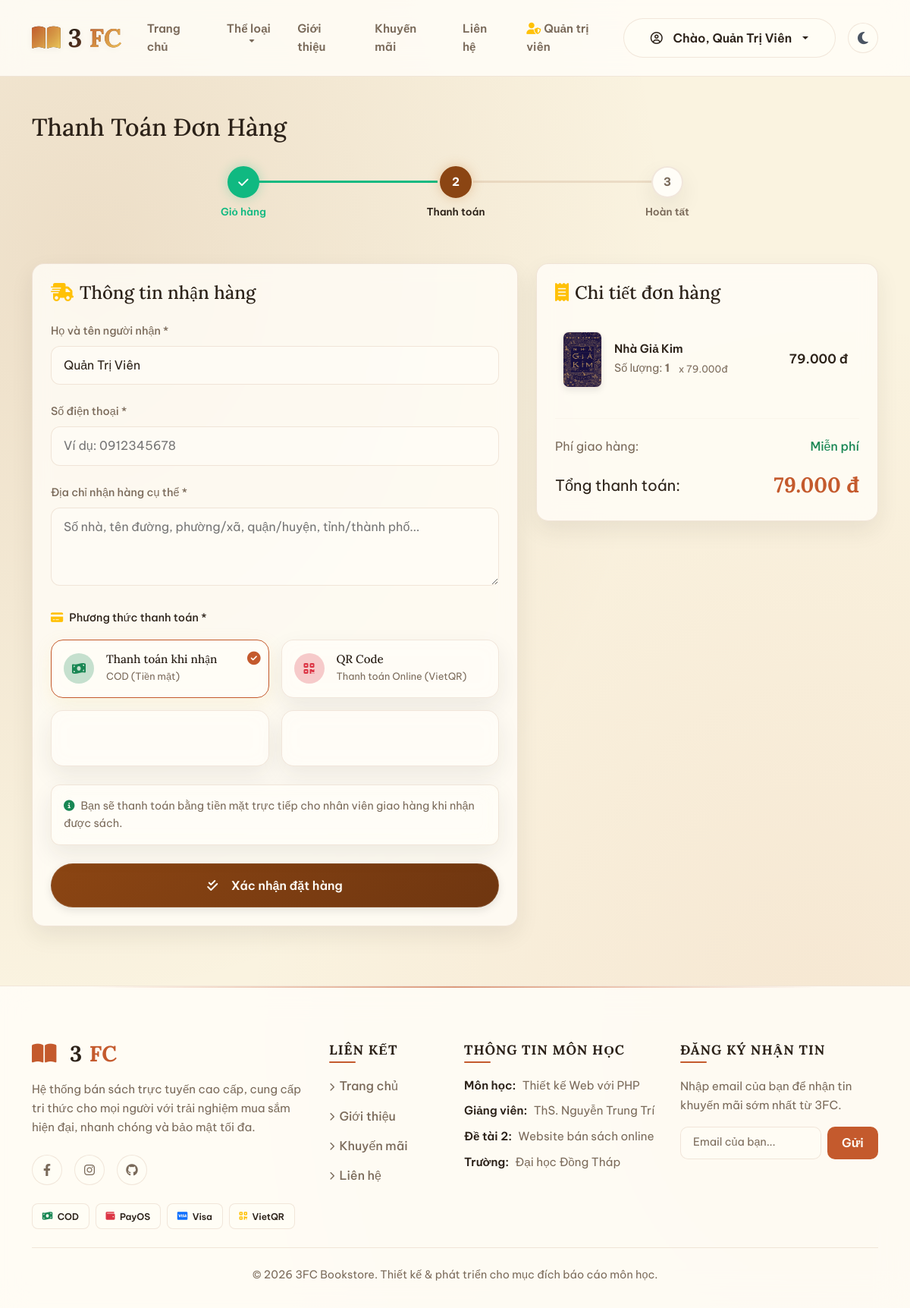
The app's page /checkout.php?buy_now=2 (signed in) with its own data.
### tables this page shows
CREATE TABLE `books` (
  `id` int(11) NOT NULL,
  `title` varchar(255) NOT NULL,
  `author` varchar(150) NOT NULL,
  `category_id` int(11) NOT NULL,
  `price` decimal(10,2) NOT NULL,
  `image` varchar(255) DEFAULT NULL,
  `description` text DEFAULT NULL,
  `featured` tinyint(1) DEFAULT 0,
  `quantity` int(11) DEFAULT 10
);

### includes/db_helper.php (called while the page is built, shortened)
<?php
function env_bool(string $key, bool $default = false): bool {
    $value = getenv($key);
    if ($value === false || $value === '') {
        return $default;
    }
    return in_array(strtolower(trim($value)), ['1', 'true', 'yes', 'on'], true);
}
function env_string(string $key, string $default = ''): string {
    $value = getenv($key);
    return $value !== false && $value !== '' ? trim($value) : $default;
}
function get_enabled_payment_methods(): array {
    $methods = [];
    if (env_bool('PAYMENT_METHOD_COD_ENABLED', true)) {
        $methods[] = 'COD';
    }
    if (env_bool('PAYMENT_METHOD_PAYOS_ENABLED', true)) {
        $methods[] = 'PayOS';
    }
    if (env_bool('PAYMENT_METHOD_CARD_ENABLED', true)) {
        $methods[] = 'Thẻ tín dụng';
    }
    if (env_bool('PAYMENT_METHOD_QR_ENABLED', true)) {
        $methods[] = 'QR';
    }
    return !empty($methods) ? $methods : ['COD'];
}
function get_default_payment_method(): string {
    $default = env_string('DEFAULT_PAYMENT_METHOD', 'COD');
    $enabled = get_enabled_payment_methods();
    return in_array($default, $enabled, true) ? $default : ($enabled[0] ?? 'COD');
}
class DatabaseConnection implements DatabaseConnectionInterface {
    private ?PDO $pdo = null;
    public function getConnection(): PDO {
        if ($this->pdo === null) {
            try {
                $this->pdo = new PDO("mysql:host=" . DB_HOST . ";dbname=" . DB_NAME . ";charset=utf8mb4", DB_USER, DB_PASS);
                $this->pdo->setAttribute(PDO::ATTR_ERRMODE, PDO::ERRMODE_EXCEPTION);
            } catch (PDOException $e) {
                die("Kết nối CSDL MySQL thất bại: " . $e->getMessage());
            }
        }
        return $this->pdo;
    }
}
$dbConnectionManager = new DatabaseConnection();
class BookRepository {
    private PDO $db;
    public function __construct(DatabaseConnectionInterface $connectionManager) {
        $this->db = $connectionManager->getConnection();
    }
    public function getBookById(int $id): ?array {
        try {
            $stmt = $this->db->prepare("SELECT b.*, c.name AS category FROM books b LEFT JOIN categories c ON b.category_id = c.id WHERE b.id = :id");
            $stmt->execute(['id' => $id]);
            return $stmt->fetch(PDO::FETCH_ASSOC) ?: null;
        } catch (PDOException $e) {
            return null;
        }
    }
}
$bookRepo = new BookRepository($dbConnectionManager);
function get_book_by_id($id) {
    global $bookRepo;
    return $bookRepo->getBookById((int)$id);
}
?>

### public/checkout.php (the view, shortened to what this page needs)
<?php
require_once __DIR__ . '/../includes/db_helper.php';
$buy_now_id = 0;
if (isset($_GET['buy_now'])) {
    $buy_now_id = (int)$_GET['buy_now'];
} elseif (isset($_POST['buy_now_id'])) {
    $buy_now_id = (int)$_POST['buy_now_id'];
}
$is_buy_now = ($buy_now_id > 0);
if (!isset($success)) {
    $success = false;
}
$cart_items = [];
$total_price = 0;
if ($is_buy_now) {
    $book = get_book_by_id($buy_now_id);
    if ($book) {
        $cart_items[] = [
            'book_id' => $book['id'],
            'title' => $book['title'],
            'price' => $book['price'],
            'quantity' => 1,
            'image' => $book['image']
        ];
        $total_price = $book['price'];
    } else {
        header("Location: index.php");
        exit;
    }
}
$payment_method_meta = [
    'COD' => [
        'label' => 'Thanh toán khi nhận',
        'subtitle' => 'COD (Tiền mặt)',
        'icon' => 'fa-money-bill-wave',
        'icon_class' => 'success',
    ],
    'PayOS' => [
        'label' => 'QR Code',
        'subtitle' => 'Thanh toán Online (VietQR)',
        'icon' => 'fa-qrcode',
        'icon_class' => 'danger',
    ],
];
$enabled_payment_methods = get_enabled_payment_methods();
$default_payment_method = get_default_payment_method();
$selected_payment_method = $_POST['payment_method'] ?? $default_payment_method;
require_once __DIR__ . '/../includes/header.php';
?>
<div class="container my-5">
    <h2 class="section-title mb-4">Thanh Toán Đơn Hàng</h2>
    <?php if ($success): ?>
        <div class="steps-indicator">
            <div class="step-node completed">
                <div class="step-circle"><i class="fas fa-check"></i></div>
                <div class="step-label">Giỏ hàng</div>
            </div>
            <div class="step-line completed"></div>
            <div class="step-node completed">
                <div class="step-circle"><i class="fas fa-check"></i></div>
                <div class="step-label">Thanh toán</div>
            </div>
            <div class="step-line completed"></div>
            <div class="step-node active completed">
                <div class="step-circle"><i class="fas fa-check"></i></div>
                <div class="step-label">Hoàn tất</div>
            </div>
        </div>
        <div class="glass-panel text-center p-5 max-width-600 mx-auto">
            <i class="fas fa-heart text-warning fa-4x mb-3"></i>
            <h2 class="text-white mb-3" style="font-family: var(--font-heading);">Đặt Hàng Thành Công!</h2>
            <p class="text-muted fs-5">Cảm ơn bạn đã mua hàng tại <strong>3FC</strong>. Đơn hàng của bạn đã được thanh toán và đang được chuẩn bị vận chuyển.</p>
            <div class="mt-4">
                <a href="index.php" class="btn btn-primary-custom"><i class="fas fa-shopping-basket me-2"></i>Tiếp tục mua sắm</a>
            </div>
        </div>
    <?php else: ?>
        <div class="steps-indicator">
            <div class="step-node completed">
                <div class="step-circle"><i class="fas fa-check"></i></div>
                <div class="step-label">Giỏ hàng</div>
            </div>
            <div class="step-line completed"></div>
            <div class="step-node active">
                <div class="step-circle">2</div>
                <div class="step-label">Thanh toán</div>
            </div>
            <div class="step-line"></div>
            <div class="step-node">
                <div class="step-circle">3</div>
                <div class="step-label">Hoàn tất</div>
            </div>
        </div>
        <div class="row">
            <div class="col-lg-7 mb-4 mb-lg-0">
                <div class="glass-panel p-4">
                    <h4 class="text-white mb-4" style="font-family: var(--font-heading);"><i class="fas fa-shipping-fast text-warning me-2"></i>Thông tin nhận hàng</h4>
                    <form action="checkout.php<?php echo $is_buy_now ? '?buy_now=' . $buy_now_id : ''; ?>" method="POST" id="checkout-form">
                        <div class="form-group-custom">
                            <label for="fullname">Họ và tên người nhận *</label>
                            <input type="text" id="fullname" name="fullname" class="form-control-custom"
                                   value="<?php echo htmlspecialchars($fullname ?? $_SESSION['user_name'] ?? ''); ?>" required>
                        </div>
                        <div class="form-group-custom">
                            <label for="phone">Số điện thoại *</label>
                            <input type="text" id="phone" name="phone" class="form-control-custom"
                                   placeholder="Ví dụ: 0912345678" value="<?php echo htmlspecialchars($phone ?? ''); ?>" required>
                        </div>
                        <div class="form-group-custom">
                            <label for="address">Địa chỉ nhận hàng cụ thể *</label>
                            <textarea id="address" name="address" class="form-control-custom" rows="3"
                                      placeholder="Số nhà, tên đường, phường/xã, quận/huyện, tỉnh/thành phố..." required><?php echo htmlspecialchars($address ?? ''); ?></textarea>
                        </div>
                        <div class="form-group-custom mt-4">
                            <label class="mb-3 d-block text-white" style="font-weight: 500;"><i class="fas fa-credit-card text-warning me-2"></i>Phương thức thanh toán *</label>
                            <div class="row g-3" id="payment-methods-container">
                                <?php foreach ($enabled_payment_methods as $method): ?>
                                    <?php $meta = $payment_method_meta[$method]; ?>
                                    <div class="col-sm-6">
                                        <div class="payment-method-card glass-panel p-3 d-flex align-items-center gap-3 cursor-pointer <?php echo $selected_payment_method === $method ? 'active' : ''; ?>" data-value="<?php echo htmlspecialchars($method); ?>">
                                            <div class="payment-icon bg-<?php echo $meta['icon_class']; ?> bg-opacity-25 rounded-circle p-2 text-<?php echo $meta['icon_class']; ?>" style="width: 40px; height: 40px; display: flex; align-items: center; justify-content: center;">
                                                <i class="fas <?php echo $meta['icon']; ?>"></i>
                                            </div>
                                            <div>
                                                <h6 class="text-white mb-0" style="font-size: 0.95rem;"><?php echo htmlspecialchars($meta['label']); ?></h6>
                                                <small class="text-muted" style="font-size: 0.8rem;"><?php echo htmlspecialchars($meta['subtitle']); ?></small>
                                            </div>
                                        </div>
                                    </div>
                                <?php endforeach; ?>
                            </div>
                        </div>
                        <?php if (in_array('COD', $enabled_payment_methods, true)): ?>
                            <div id="payment-details-COD" class="payment-details-panel glass-panel p-3 mt-3 <?php echo $selected_payment_method === 'COD' ? '' : 'd-none'; ?>">
                                <p class="text-muted mb-0" style="font-size: 0.9rem;"><i class="fas fa-info-circle text-success me-2"></i>Bạn sẽ thanh toán bằng tiền mặt trực tiếp cho nhân viên giao hàng khi nhận được sách.</p>
                            </div>
                        <?php endif; ?>
                        <button type="submit" class="btn btn-primary-custom w-100 py-3 mt-4" id="btn-submit-order">
                            <i class="fas fa-check-double me-2"></i> Xác nhận đặt hàng
                        </button>
                    </form>
                </div>
            </div>
            <div class="col-lg-5">
                <div class="glass-panel p-4">
                    <h4 class="text-white mb-4" style="font-family: var(--font-heading);"><i class="fas fa-receipt text-warning me-2"></i>Chi tiết đơn hàng</h4>
                    <div class="checkout-items mb-4" style="max-height: 380px; overflow-y: auto; padding-right: 5px;">
                        <?php foreach ($cart_items as $item): ?>
                            <div class="d-flex align-items-center mb-3 pb-3 border-bottom cart-item-row" data-book-id="<?php echo $item['book_id']; ?>" style="border-color: var(--glass-border) !important;">
                                <div class="checkout-item-img-wrapper me-3">
                                    <img src="<?php echo htmlspecialchars(!empty($item['image']) ? ((strpos($item['image'], 'http') === 0 || strpos($item['image'], 'uploads/') === 0) ? $item['image'] : 'uploads/' . $item['image']) : 'https://images.unsplash.com/photo-1543002588-bfa74002ed7e?q=80&w=500'); ?>" class="checkout-book-img" alt="<?php echo htmlspecialchars($item['title']); ?>">
                                </div>
                                <div class="flex-grow-1" style="max-width: 55%;">
                                    <h6 class="text-white mb-1 checkout-item-title"><?php echo htmlspecialchars($item['title']); ?></h6>
                                    <div class="d-flex align-items-center gap-2 mt-1">
                                        <?php if ($is_buy_now): ?>
                                            <span class="text-muted" style="font-size: 0.9rem;">Số lượng: <strong>1</strong></span>
                                            <small class="text-muted ms-1" style="font-size: 0.8rem;">x <?php echo number_format($item['price'], 0, ',', '.'); ?>đ</small>
                                        <?php endif; ?>
                                    </div>
                                </div>
                                <span class="text-white item-total-display ms-auto" style="font-weight: 600; font-size: 1.05rem;"><?php echo number_format($item['price'] * $item['quantity'], 0, ',', '.'); ?> đ</span>
                            </div>
                        <?php endforeach; ?>
                    </div>
                    <hr style="border-color: var(--glass-border);" class="my-4">
                    <div class="d-flex justify-content-between mb-3 text-muted">
                        <span>Phí giao hàng:</span>
                        <span class="text-success" style="font-weight: 500;">Miễn phí</span>
                    </div>
                    <div class="d-flex justify-content-between align-items-center">
                        <span class="text-white fs-5 font-weight-500">Tổng thanh toán:</span>
                        <span id="checkout-grand-total" class="text-warning fs-3 font-weight-700"><?php echo number_format($total_price, 0, ',', '.'); ?> đ</span>
                    </div>
                </div>
            </div>
        </div>
    <?php endif; ?>
</div>
<?php
require_once __DIR__ . '/../includes/footer.php';
?>

### public/assets/css/checkout.css (style rules this page uses)
.cursor-pointer { cursor: pointer; }
.payment-method-card { position: relative; transition: var(--transition-smooth); border: 1px solid var(--glass-border); border-radius: 16px; }
.payment-method-card.active { border-color: var(--accent-color) !important; background: var(--surface-strong) !important; box-shadow: 0 8px 25px rgba(220, 194, 99, 0.15) !important; }
.payment-method-card.active::after { content: "\f058"; font-family: "Font Awesome 6 Free"; font-weight: 900; position: absolute; top: 10px; right: 10px; color: var(--accent-color); font-size: 1.1rem; }
.payment-details-panel { background: var(--surface-subtle); border: 1px solid var(--glass-border); border-radius: 12px; }
.cart-item-row { display: flex; align-items: center; padding: 12px 10px; border-radius: 12px; transition: var(--transition-smooth); border-bottom: 1px solid var(--glass-border) !important; margin-bottom: 10px !important; background: transparent; }
.cart-item-row:last-child { border-bottom: none !important; margin-bottom: 0 !important; }
.checkout-item-img-wrapper { width: 52px; height: 74px; border-radius: 8px; overflow: hidden; border: 1px solid var(--glass-border); box-shadow: 0 4px 8px rgba(0, 0, 0, 0.08); transition: var(--transition-smooth); flex-shrink: 0; background: var(--bg-secondary); }
.checkout-item-img-wrapper .checkout-book-img { width: 100%; height: 100%; object-fit: cover; transition: var(--transition-smooth); }
.checkout-item-title { font-family: var(--font-body); font-size: 0.95rem; font-weight: 600; line-height: 1.35; color: var(--text-main) !important; margin: 0; display: -webkit-box; -webkit-line-clamp: 2; -webkit-box-orient: vertical; overflow: hidden; }
.item-total-display { font-size: 1.05rem; font-weight: 700; color: var(--price-color) !important; font-family: var(--font-body); white-space: nowrap; transition: var(--transition-smooth); }
#checkout-grand-total { color: var(--accent-color) !important; font-family: var(--font-heading); font-weight: 700 !important; }

### records on screen
books: image (picture), title "Nhà Giả Kim", price "79.000", $item['price'] * $item['quantity'] "79.000"

### other values on screen
$_SESSION['user_name'] "Quản Trị Viên"
$meta['label'] "Thanh toán khi nhận"
$meta['subtitle'] "COD (Tiền mặt)"
$meta['label'] "QR Code"
$meta['subtitle'] "Thanh toán Online (VietQR)"
